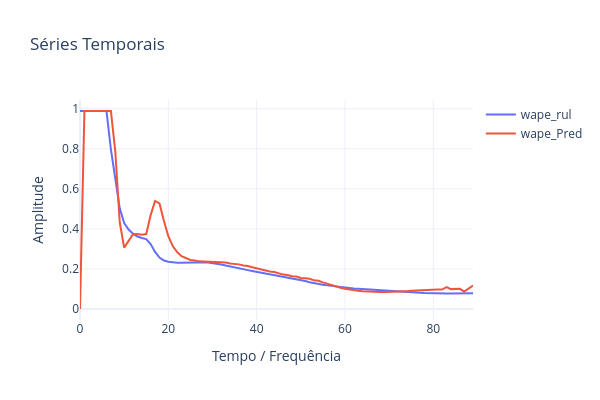

The notebook cell this image was saved under:
### Code cell
PlotSeriesPLY(ySeries=[teda.erulR_hist, teda.erulP_hist],names=['wape_rul','wape_Pred',])
